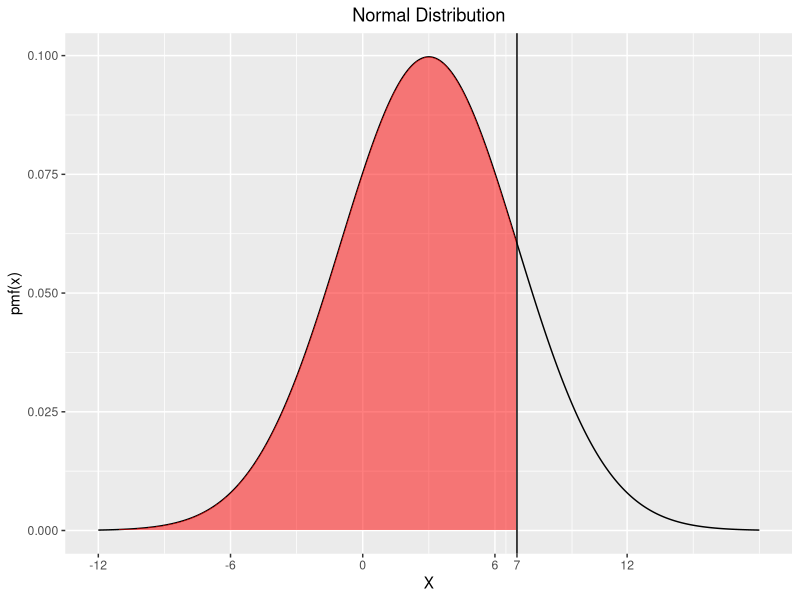

The R script that drew this image:
library("ggplot2")
#############################Solution 18#############################
#(a)
#Given: X~N(3,16) 
#To solve: P(X<7)
x<-seq(-12,18,length = 1000)
y<-dnorm(x,mean=3,sd=sqrt(16))
dat<-data.frame(x,y)
g<-ggplot(data=dat,aes(x=x,y=y))+geom_line()+ggtitle("Normal Distribution")+theme(plot.title = element_text(hjust = 0.5))
g<-g+xlab("X")+ylab("pmf(x)")+scale_x_continuous(breaks = c(-12,-6,0,6,7,12))+geom_vline(xintercept = 7)
g<-g+geom_ribbon(data = dat[dat$x<7,],aes(x=x,ymax=y),ymin=0,fill="red", alpha=0.5)
g
pnorm((7-3)/(4),lower.tail = TRUE)
#(b)
#(c)
#(d)
#(e)

